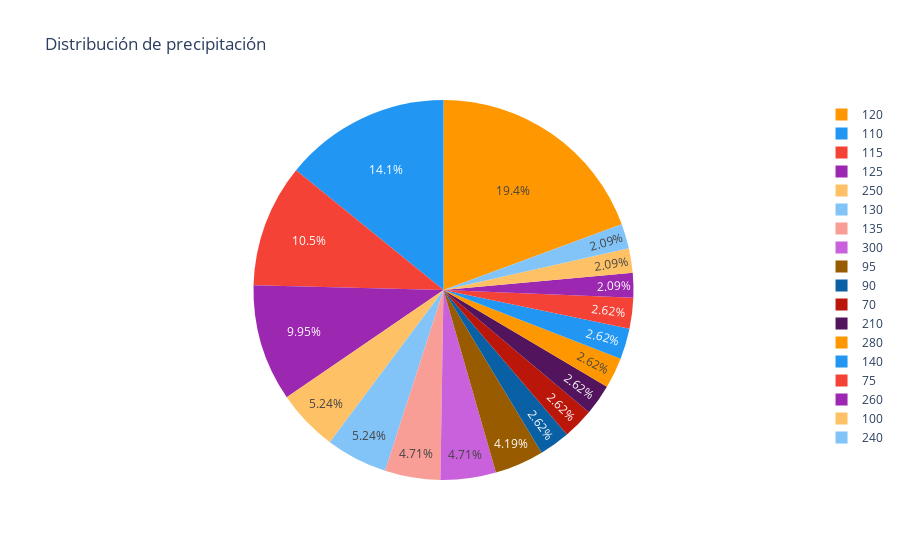

Here is the notebook cell this chart was saved with:
### Code cell
# Gráfico de dispersión: Precipitación, Duración y Temperatura por Intensidad
import pandas as pd
import plotly.express as px

# Cargar datos
bd_inundacion = pd.read_csv("inundaciones lluvias.csv")
bd_inundacion['registro_fecha'] = pd.to_datetime(bd_inundacion['registro_fecha'], format='%d/%m/%Y')

# Contar eventos por temperatura
temperatura_counts = bd_inundacion['precipitacion_mm'].value_counts().reset_index()
temperatura_counts.columns = ['precipitacion', 'count']

# Gráfico
fig = px.pie(temperatura_counts, values='count', names='precipitacion',
             title='Distribución de precipitación',
             color_discrete_sequence=['#FF9800', '#2196F3', '#F44336', '#9C27B0'])
fig.update_layout(showlegend=True)
fig.show()

### Figure 1 — Plotly figure (JSON) as saved in the notebook; plotly's stock layout.template omitted (floating-point values rounded to 4 significant figures)
{"data": [{"domain": {"x": [0, 1], "y": [0, 1]}, "hovertemplate": "precipitacion=%{label}<br>count=%{value}<extra></extra>", "labels": [120, 110, 115, 125, 250, 130, 135, 300, 95, 90, 70, 210, 280, 140, 75, 260, 100, 240], "legendgroup": "", "name": "", "showlegend": true, "type": "pie", "values": [37, 27, 20, 19, 10, 10, 9, 9, 8, 5, 5, 5, 5, 5, 5, 4, 4, 4]}], "layout": {"legend": {"tracegroupgap": 0}, "piecolorway": ["#FF9800", "#2196F3", "#F44336", "#9C27B0"], "showlegend": true, "title": {"text": "Distribución de precipitación"}}}
